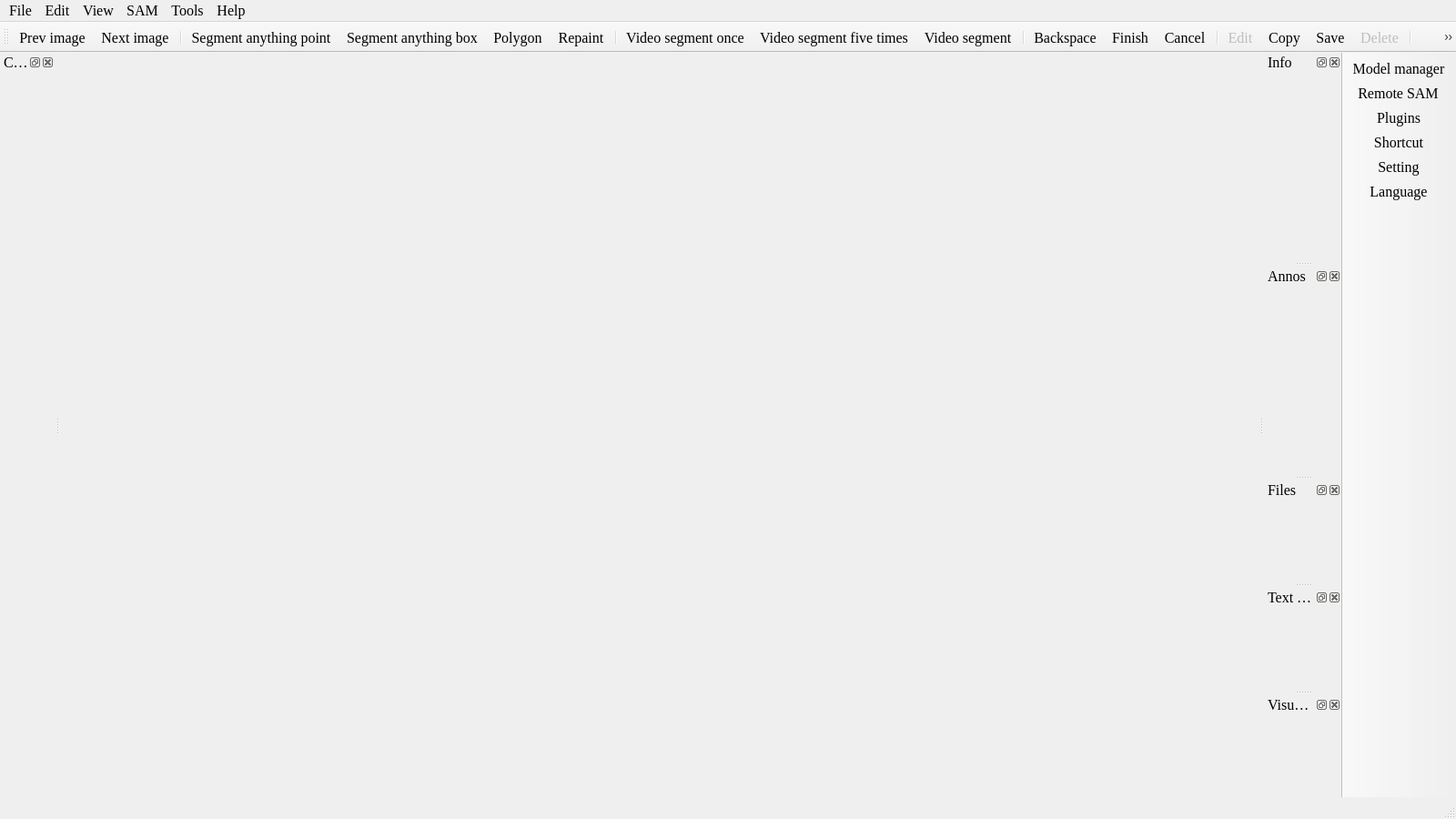
<?xml version="1.0" encoding="UTF-8"?>
<ui version="4.0">
 <class>MainWindow</class>
 <widget class="QMainWindow" name="MainWindow">
  <property name="geometry">
   <rect>
    <x>0</x>
    <y>0</y>
    <width>1600</width>
    <height>900</height>
   </rect>
  </property>
  <property name="minimumSize">
   <size>
    <width>800</width>
    <height>600</height>
   </size>
  </property>
  <property name="font">
   <font>
    <family>Times New Roman</family>
    <pointsize>12</pointsize>
   </font>
  </property>
  <property name="windowTitle">
   <string>ISAT</string>
  </property>
  <property name="windowIcon">
   <iconset resource="../icons.qrc">
    <normaloff>:/icon/icons/yolo-backprop-transparent.svg</normaloff>:/icon/icons/yolo-backprop-transparent.svg</iconset>
  </property>
  <widget class="QWidget" name="centralwidget">
   <layout class="QVBoxLayout" name="verticalLayout">
    <property name="spacing">
     <number>0</number>
    </property>
    <property name="leftMargin">
     <number>0</number>
    </property>
    <property name="topMargin">
     <number>0</number>
    </property>
    <property name="rightMargin">
     <number>0</number>
    </property>
    <property name="bottomMargin">
     <number>0</number>
    </property>
   </layout>
  </widget>
  <widget class="QMenuBar" name="menubar">
   <property name="enabled">
    <bool>true</bool>
   </property>
   <property name="geometry">
    <rect>
     <x>0</x>
     <y>0</y>
     <width>1600</width>
     <height>26</height>
    </rect>
   </property>
   <property name="font">
    <font>
     <family>Times New Roman</family>
     <pointsize>12</pointsize>
    </font>
   </property>
   <property name="autoFillBackground">
    <bool>false</bool>
   </property>
   <property name="defaultUp">
    <bool>false</bool>
   </property>
   <property name="nativeMenuBar">
    <bool>true</bool>
   </property>
   <widget class="QMenu" name="menuFile">
    <property name="font">
     <font>
      <family>Times New Roman</family>
      <pointsize>12</pointsize>
     </font>
    </property>
    <property name="title">
     <string>File</string>
    </property>
    <addaction name="actionImages_dir"/>
    <addaction name="actionLabel_dir"/>
    <addaction name="separator"/>
    <addaction name="actionPrev_image"/>
    <addaction name="actionNext_image"/>
    <addaction name="separator"/>
    <addaction name="actionSetting"/>
    <addaction name="actionExit"/>
   </widget>
   <widget class="QMenu" name="menuView">
    <property name="font">
     <font>
      <family>Times New Roman</family>
      <pointsize>12</pointsize>
     </font>
    </property>
    <property name="title">
     <string>View</string>
    </property>
    <addaction name="separator"/>
    <addaction name="actionPrev_group"/>
    <addaction name="actionNext_group"/>
    <addaction name="actionVisible"/>
    <addaction name="separator"/>
    <addaction name="actionBit_map"/>
    <addaction name="separator"/>
    <addaction name="actionZoom_in"/>
    <addaction name="actionZoom_out"/>
    <addaction name="actionFit_window"/>
    <addaction name="separator"/>
    <addaction name="actionScene_shot"/>
    <addaction name="actionWindow_shot"/>
   </widget>
   <widget class="QMenu" name="menuAbout">
    <property name="font">
     <font>
      <family>Times New Roman</family>
      <pointsize>12</pointsize>
     </font>
    </property>
    <property name="title">
     <string>Help</string>
    </property>
    <addaction name="actionLanguage"/>
    <addaction name="actionShortcut"/>
    <addaction name="actionCreate_a_desktop_shortcut"/>
   </widget>
   <widget class="QMenu" name="menuTools">
    <property name="enabled">
     <bool>true</bool>
    </property>
    <property name="font">
     <font>
      <family>Times New Roman</family>
      <pointsize>12</pointsize>
     </font>
    </property>
    <property name="title">
     <string>Tools</string>
    </property>
    <addaction name="separator"/>
    <addaction name="actionPlugins"/>
    <addaction name="separator"/>
    <addaction name="actionConverter"/>
    <addaction name="actionVideo_to_frames"/>
    <addaction name="actionAuto_segment_with_bounding_box"/>
    <addaction name="actionAnno_validator"/>
    <addaction name="actionProcess_EXIF_tag"/>
   </widget>
   <widget class="QMenu" name="menuEdit">
    <property name="font">
     <font>
      <family>Times New Roman</family>
      <pointsize>12</pointsize>
     </font>
    </property>
    <property name="title">
     <string>Edit</string>
    </property>
    <addaction name="actionSegment_anything_point"/>
    <addaction name="actionSegment_anything_box"/>
    <addaction name="actionPolygon"/>
    <addaction name="actionRepaint"/>
    <addaction name="separator"/>
    <addaction name="actionVideo_segment"/>
    <addaction name="actionVideo_segment_once"/>
    <addaction name="actionVideo_segment_five_times"/>
    <addaction name="separator"/>
    <addaction name="actionBackspace"/>
    <addaction name="actionFinish"/>
    <addaction name="actionCancel"/>
    <addaction name="separator"/>
    <addaction name="actionEdit"/>
    <addaction name="actionDelete"/>
    <addaction name="actionSave"/>
    <addaction name="actionCopy"/>
    <addaction name="separator"/>
    <addaction name="actionTo_top"/>
    <addaction name="actionTo_bottom"/>
    <addaction name="separator"/>
    <addaction name="actionUnion"/>
    <addaction name="actionSubtract"/>
    <addaction name="actionIntersect"/>
    <addaction name="actionExclude"/>
   </widget>
   <widget class="QMenu" name="menuSAM_model">
    <property name="title">
     <string>SAM</string>
    </property>
    <addaction name="actionModel_manage"/>
    <addaction name="separator"/>
    <addaction name="actionRemote_SAM"/>
   </widget>
   <addaction name="menuFile"/>
   <addaction name="menuEdit"/>
   <addaction name="menuView"/>
   <addaction name="menuSAM_model"/>
   <addaction name="menuTools"/>
   <addaction name="menuAbout"/>
  </widget>
  <widget class="QStatusBar" name="statusbar">
   <property name="layoutDirection">
    <enum>Qt::LeftToRight</enum>
   </property>
  </widget>
  <widget class="QToolBar" name="toolBar">
   <property name="font">
    <font>
     <family>Times New Roman</family>
     <pointsize>12</pointsize>
    </font>
   </property>
   <property name="windowTitle">
    <string>toolBar</string>
   </property>
   <property name="iconSize">
    <size>
     <width>24</width>
     <height>24</height>
    </size>
   </property>
   <property name="toolButtonStyle">
    <enum>Qt::ToolButtonIconOnly</enum>
   </property>
   <property name="floatable">
    <bool>false</bool>
   </property>
   <attribute name="toolBarArea">
    <enum>TopToolBarArea</enum>
   </attribute>
   <attribute name="toolBarBreak">
    <bool>false</bool>
   </attribute>
   <addaction name="actionPrev_image"/>
   <addaction name="actionNext_image"/>
   <addaction name="separator"/>
   <addaction name="actionSegment_anything_point"/>
   <addaction name="actionSegment_anything_box"/>
   <addaction name="actionPolygon"/>
   <addaction name="actionRepaint"/>
   <addaction name="separator"/>
   <addaction name="actionVideo_segment_once"/>
   <addaction name="actionVideo_segment_five_times"/>
   <addaction name="actionVideo_segment"/>
   <addaction name="separator"/>
   <addaction name="actionBackspace"/>
   <addaction name="actionFinish"/>
   <addaction name="actionCancel"/>
   <addaction name="separator"/>
   <addaction name="actionEdit"/>
   <addaction name="actionCopy"/>
   <addaction name="actionSave"/>
   <addaction name="actionDelete"/>
   <addaction name="separator"/>
   <addaction name="actionTo_top"/>
   <addaction name="actionTo_bottom"/>
   <addaction name="separator"/>
   <addaction name="actionUnion"/>
   <addaction name="actionSubtract"/>
   <addaction name="actionIntersect"/>
   <addaction name="actionExclude"/>
   <addaction name="separator"/>
   <addaction name="actionZoom_in"/>
   <addaction name="actionZoom_out"/>
   <addaction name="actionFit_window"/>
   <addaction name="actionBit_map"/>
   <addaction name="actionVisible"/>
  </widget>
  <widget class="QDockWidget" name="info_dock">
   <property name="minimumSize">
    <size>
     <width>85</width>
     <height>43</height>
    </size>
   </property>
   <property name="features">
    <set>QDockWidget::AllDockWidgetFeatures</set>
   </property>
   <property name="windowTitle">
    <string>Info</string>
   </property>
   <attribute name="dockWidgetArea">
    <number>2</number>
   </attribute>
   <widget class="QWidget" name="dockWidgetContents_2"/>
  </widget>
  <widget class="QDockWidget" name="annos_dock">
   <property name="minimumSize">
    <size>
     <width>85</width>
     <height>43</height>
    </size>
   </property>
   <property name="features">
    <set>QDockWidget::AllDockWidgetFeatures</set>
   </property>
   <property name="windowTitle">
    <string>Annos</string>
   </property>
   <attribute name="dockWidgetArea">
    <number>2</number>
   </attribute>
   <widget class="QWidget" name="dockWidgetContents_3"/>
  </widget>
  <widget class="QDockWidget" name="files_dock">
   <property name="windowTitle">
    <string>Files</string>
   </property>
   <attribute name="dockWidgetArea">
    <number>2</number>
   </attribute>
   <widget class="QWidget" name="dockWidgetContents"/>
  </widget>
  <widget class="QDockWidget" name="categories_dock">
   <property name="windowTitle">
    <string>Categories</string>
   </property>
   <attribute name="dockWidgetArea">
    <number>1</number>
   </attribute>
   <widget class="QWidget" name="dockWidgetContents_4">
    <layout class="QVBoxLayout" name="verticalLayout_2"/>
   </widget>
  </widget>
  <widget class="QToolBar" name="toolBar_2">
   <property name="windowTitle">
    <string>toolBar_2</string>
   </property>
   <property name="movable">
    <bool>false</bool>
   </property>
   <property name="floatable">
    <bool>false</bool>
   </property>
   <attribute name="toolBarArea">
    <enum>RightToolBarArea</enum>
   </attribute>
   <attribute name="toolBarBreak">
    <bool>false</bool>
   </attribute>
   <addaction name="actionModel_manage"/>
   <addaction name="actionRemote_SAM"/>
   <addaction name="actionPlugins"/>
   <addaction name="actionShortcut"/>
   <addaction name="actionSetting"/>
   <addaction name="actionLanguage"/>
  </widget>
  <widget class="QDockWidget" name="text_prompt_dock">
   <property name="windowTitle">
    <string>Text prompt</string>
   </property>
   <attribute name="dockWidgetArea">
    <number>2</number>
   </attribute>
   <widget class="QWidget" name="dockWidgetContents_5"/>
  </widget>
  <widget class="QDockWidget" name="visual_prompt_dock">
   <property name="windowTitle">
    <string>Visual prompt</string>
   </property>
   <attribute name="dockWidgetArea">
    <number>2</number>
   </attribute>
   <widget class="QWidget" name="dockWidgetContents_7"/>
  </widget>
  <action name="actionImages_dir">
   <property name="icon">
    <iconset resource="../icons.qrc">
     <normaloff>:/icon/icons/照片_pic.svg</normaloff>:/icon/icons/照片_pic.svg</iconset>
   </property>
   <property name="text">
    <string>Images dir</string>
   </property>
   <property name="statusTip">
    <string>Open images dir.</string>
   </property>
  </action>
  <action name="actionZoom_in">
   <property name="icon">
    <iconset resource="../icons.qrc">
     <normaloff>:/icon/icons/放大_zoom-in.svg</normaloff>:/icon/icons/放大_zoom-in.svg</iconset>
   </property>
   <property name="text">
    <string>Zoom in</string>
   </property>
   <property name="statusTip">
    <string>Zoom in.</string>
   </property>
  </action>
  <action name="actionZoom_out">
   <property name="icon">
    <iconset resource="../icons.qrc">
     <normaloff>:/icon/icons/缩小_zoom-out.svg</normaloff>:/icon/icons/缩小_zoom-out.svg</iconset>
   </property>
   <property name="text">
    <string>Zoom out</string>
   </property>
   <property name="statusTip">
    <string>Zoom out.</string>
   </property>
  </action>
  <action name="actionFit_window">
   <property name="icon">
    <iconset resource="../icons.qrc">
     <normaloff>:/icon/icons/全宽_fullwidth.svg</normaloff>:/icon/icons/全宽_fullwidth.svg</iconset>
   </property>
   <property name="text">
    <string>Fit window</string>
   </property>
   <property name="toolTip">
    <string>Fit window</string>
   </property>
   <property name="statusTip">
    <string>Fit window.</string>
   </property>
   <property name="shortcut">
    <string>F</string>
   </property>
  </action>
  <action name="actionSetting">
   <property name="icon">
    <iconset resource="../icons.qrc">
     <normaloff>:/icon/icons/设置_setting-two.svg</normaloff>:/icon/icons/设置_setting-two.svg</iconset>
   </property>
   <property name="text">
    <string>Setting</string>
   </property>
   <property name="statusTip">
    <string>Setting.</string>
   </property>
  </action>
  <action name="actionExit">
   <property name="icon">
    <iconset resource="../icons.qrc">
     <normaloff>:/icon/icons/开关_power.svg</normaloff>:/icon/icons/开关_power.svg</iconset>
   </property>
   <property name="text">
    <string>Exit</string>
   </property>
   <property name="toolTip">
    <string>Exit</string>
   </property>
   <property name="statusTip">
    <string>Exit.</string>
   </property>
  </action>
  <action name="actionLabel_dir">
   <property name="icon">
    <iconset resource="../icons.qrc">
     <normaloff>:/icon/icons/文件夹-开_folder-open.svg</normaloff>:/icon/icons/文件夹-开_folder-open.svg</iconset>
   </property>
   <property name="text">
    <string>Label dir</string>
   </property>
   <property name="statusTip">
    <string>Open label dir.</string>
   </property>
  </action>
  <action name="actionSave">
   <property name="icon">
    <iconset resource="../icons.qrc">
     <normaloff>:/icon/icons/保存_save.svg</normaloff>:/icon/icons/保存_save.svg</iconset>
   </property>
   <property name="text">
    <string>Save</string>
   </property>
   <property name="statusTip">
    <string>Save annotation.</string>
   </property>
   <property name="shortcut">
    <string>S</string>
   </property>
  </action>
  <action name="actionPrev_image">
   <property name="checkable">
    <bool>false</bool>
   </property>
   <property name="icon">
    <iconset resource="../icons.qrc">
     <normaloff>:/icon/icons/上一步_back.svg</normaloff>:/icon/icons/上一步_back.svg</iconset>
   </property>
   <property name="text">
    <string>Prev image</string>
   </property>
   <property name="toolTip">
    <string>Prev image</string>
   </property>
   <property name="statusTip">
    <string>Prev image.</string>
   </property>
   <property name="shortcut">
    <string>A</string>
   </property>
   <property name="menuRole">
    <enum>QAction::TextHeuristicRole</enum>
   </property>
   <property name="priority">
    <enum>QAction::NormalPriority</enum>
   </property>
  </action>
  <action name="actionNext_image">
   <property name="icon">
    <iconset resource="../icons.qrc">
     <normaloff>:/icon/icons/下一步_next.svg</normaloff>:/icon/icons/下一步_next.svg</iconset>
   </property>
   <property name="text">
    <string>Next image</string>
   </property>
   <property name="toolTip">
    <string>Next image</string>
   </property>
   <property name="statusTip">
    <string>Next image.</string>
   </property>
   <property name="shortcut">
    <string>D</string>
   </property>
  </action>
  <action name="actionShortcut">
   <property name="icon">
    <iconset resource="../icons.qrc">
     <normaloff>:/icon/icons/键盘_keyboard-one.svg</normaloff>:/icon/icons/键盘_keyboard-one.svg</iconset>
   </property>
   <property name="text">
    <string>Shortcut</string>
   </property>
  </action>
  <action name="actionSegment_anything_point">
   <property name="icon">
    <iconset resource="../icons.qrc">
     <normaloff>:/icon/icons/M_Favicon.ico</normaloff>:/icon/icons/M_Favicon.ico</iconset>
   </property>
   <property name="text">
    <string>Segment anything point</string>
   </property>
   <property name="toolTip">
    <string>Segment anything point</string>
   </property>
   <property name="statusTip">
    <string>Quick annotate using Segment anything.</string>
   </property>
   <property name="shortcut">
    <string>Q</string>
   </property>
  </action>
  <action name="actionDelete">
   <property name="enabled">
    <bool>false</bool>
   </property>
   <property name="icon">
    <iconset resource="../icons.qrc">
     <normaloff>:/icon/icons/删除_delete.svg</normaloff>:/icon/icons/删除_delete.svg</iconset>
   </property>
   <property name="text">
    <string>Delete</string>
   </property>
   <property name="toolTip">
    <string>Delete polygon</string>
   </property>
   <property name="statusTip">
    <string>Delete polygon.</string>
   </property>
   <property name="shortcut">
    <string>Del</string>
   </property>
  </action>
  <action name="actionBit_map">
   <property name="checkable">
    <bool>false</bool>
   </property>
   <property name="icon">
    <iconset resource="../icons.qrc">
     <normaloff>:/icon/icons/照片_pic.svg</normaloff>:/icon/icons/照片_pic.svg</iconset>
   </property>
   <property name="text">
    <string>Bit map</string>
   </property>
   <property name="statusTip">
    <string>Show instance or segmeent state.</string>
   </property>
   <property name="shortcut">
    <string>Space</string>
   </property>
  </action>
  <action name="actionEdit">
   <property name="enabled">
    <bool>false</bool>
   </property>
   <property name="icon">
    <iconset resource="../icons.qrc">
     <normaloff>:/icon/icons/编辑_edit.svg</normaloff>:/icon/icons/编辑_edit.svg</iconset>
   </property>
   <property name="text">
    <string>Edit</string>
   </property>
   <property name="toolTip">
    <string>Edit polygon</string>
   </property>
   <property name="statusTip">
    <string>Edit polygon attribute.</string>
   </property>
  </action>
  <action name="actionTo_top">
   <property name="enabled">
    <bool>false</bool>
   </property>
   <property name="icon">
    <iconset resource="../icons.qrc">
     <normaloff>:/icon/icons/去顶部_to-top.svg</normaloff>:/icon/icons/去顶部_to-top.svg</iconset>
   </property>
   <property name="text">
    <string>To top</string>
   </property>
   <property name="toolTip">
    <string>Move polygon to top layer</string>
   </property>
   <property name="statusTip">
    <string>Move polygon to top layer.</string>
   </property>
   <property name="shortcut">
    <string>T</string>
   </property>
  </action>
  <action name="actionTo_bottom">
   <property name="enabled">
    <bool>false</bool>
   </property>
   <property name="icon">
    <iconset resource="../icons.qrc">
     <normaloff>:/icon/icons/去底部_to-bottom.svg</normaloff>:/icon/icons/去底部_to-bottom.svg</iconset>
   </property>
   <property name="text">
    <string>To bottom</string>
   </property>
   <property name="toolTip">
    <string>Move polygon to bottom layer</string>
   </property>
   <property name="statusTip">
    <string>Move polygon to bottom layer.</string>
   </property>
   <property name="shortcut">
    <string>B</string>
   </property>
  </action>
  <action name="actionBackspace">
   <property name="icon">
    <iconset resource="../icons.qrc">
     <normaloff>:/icon/icons/删除_delete-two.svg</normaloff>:/icon/icons/删除_delete-two.svg</iconset>
   </property>
   <property name="text">
    <string>Backspace</string>
   </property>
   <property name="toolTip">
    <string>Backspace</string>
   </property>
   <property name="statusTip">
    <string>Backspace.</string>
   </property>
   <property name="shortcut">
    <string>Z</string>
   </property>
  </action>
  <action name="actionCancel">
   <property name="icon">
    <iconset resource="../icons.qrc">
     <normaloff>:/icon/icons/关闭_close-one.svg</normaloff>:/icon/icons/关闭_close-one.svg</iconset>
   </property>
   <property name="text">
    <string>Cancel</string>
   </property>
   <property name="toolTip">
    <string>Cancel annotation</string>
   </property>
   <property name="statusTip">
    <string>Cancel annotation.</string>
   </property>
   <property name="shortcut">
    <string>Esc</string>
   </property>
  </action>
  <action name="actionFinish">
   <property name="icon">
    <iconset resource="../icons.qrc">
     <normaloff>:/icon/icons/校验_check-one.svg</normaloff>:/icon/icons/校验_check-one.svg</iconset>
   </property>
   <property name="text">
    <string>Finish</string>
   </property>
   <property name="toolTip">
    <string>Finish annotation</string>
   </property>
   <property name="statusTip">
    <string>Finish annotation.</string>
   </property>
   <property name="shortcut">
    <string>E</string>
   </property>
  </action>
  <action name="actionPolygon">
   <property name="icon">
    <iconset resource="../icons.qrc">
     <normaloff>:/icon/icons/锚点_anchor.svg</normaloff>:/icon/icons/锚点_anchor.svg</iconset>
   </property>
   <property name="text">
    <string>Polygon</string>
   </property>
   <property name="toolTip">
    <string>Draw polygon</string>
   </property>
   <property name="statusTip">
    <string>Accurately annotate by drawing polygon. </string>
   </property>
   <property name="shortcut">
    <string>C</string>
   </property>
  </action>
  <action name="actionVisible">
   <property name="icon">
    <iconset resource="../icons.qrc">
     <normaloff>:/icon/icons/眼睛_eyes.svg</normaloff>:/icon/icons/眼睛_eyes.svg</iconset>
   </property>
   <property name="text">
    <string>Visible</string>
   </property>
   <property name="toolTip">
    <string>Visible</string>
   </property>
   <property name="statusTip">
    <string>Visible.</string>
   </property>
   <property name="shortcut">
    <string>V</string>
   </property>
  </action>
  <action name="actionModel_manage">
   <property name="icon">
    <iconset resource="../icons.qrc">
     <normaloff>:/icon/icons/列表_list-middle.svg</normaloff>:/icon/icons/列表_list-middle.svg</iconset>
   </property>
   <property name="text">
    <string>Model manager</string>
   </property>
   <property name="iconText">
    <string>Model manager</string>
   </property>
   <property name="toolTip">
    <string>Model manager</string>
   </property>
   <property name="statusTip">
    <string>Model manager.</string>
   </property>
   <property name="whatsThis">
    <string>Model manager.</string>
   </property>
   <property name="font">
    <font>
     <family>Times New Roman</family>
     <pointsize>12</pointsize>
    </font>
   </property>
  </action>
  <action name="actionConverter">
   <property name="icon">
    <iconset resource="../icons.qrc">
     <normaloff>:/icon/icons/转换文件夹1_folder-conversion-one.svg</normaloff>:/icon/icons/转换文件夹1_folder-conversion-one.svg</iconset>
   </property>
   <property name="text">
    <string>Converter</string>
   </property>
  </action>
  <action name="actionAuto_segment_with_bounding_box">
   <property name="icon">
    <iconset resource="../icons.qrc">
     <normaloff>:/icon/icons/M_Favicon.ico</normaloff>:/icon/icons/M_Favicon.ico</iconset>
   </property>
   <property name="text">
    <string>Auto segment with bounding box</string>
   </property>
  </action>
  <action name="actionAnno_validator">
   <property name="icon">
    <iconset resource="../icons.qrc">
     <normaloff>:/icon/icons/检查_inspection.svg</normaloff>:/icon/icons/检查_inspection.svg</iconset>
   </property>
   <property name="text">
    <string>Annos validator</string>
   </property>
  </action>
  <action name="actionCopy">
   <property name="icon">
    <iconset resource="../icons.qrc">
     <normaloff>:/icon/icons/复制_copy.svg</normaloff>:/icon/icons/复制_copy.svg</iconset>
   </property>
   <property name="text">
    <string>Copy</string>
   </property>
   <property name="shortcut">
    <string>Ctrl+C</string>
   </property>
  </action>
  <action name="actionUnion">
   <property name="icon">
    <iconset resource="../icons.qrc">
     <normaloff>:/icon/icons/合并选择_union-selection.svg</normaloff>:/icon/icons/合并选择_union-selection.svg</iconset>
   </property>
   <property name="text">
    <string>Union</string>
   </property>
   <property name="statusTip">
    <string>Select two polygons from the canvas and calculate their union. </string>
   </property>
   <property name="shortcut">
    <string>Ctrl+A</string>
   </property>
  </action>
  <action name="actionSubtract">
   <property name="icon">
    <iconset resource="../icons.qrc">
     <normaloff>:/icon/icons/减去上一层_subtract-selection-one.svg</normaloff>:/icon/icons/减去上一层_subtract-selection-one.svg</iconset>
   </property>
   <property name="text">
    <string>Subtract</string>
   </property>
   <property name="statusTip">
    <string>Select two polygons from the canvas and calculate their subtract. </string>
   </property>
   <property name="shortcut">
    <string>Ctrl+D</string>
   </property>
  </action>
  <action name="actionIntersect">
   <property name="icon">
    <iconset resource="../icons.qrc">
     <normaloff>:/icon/icons/相交选择_intersect-selection.svg</normaloff>:/icon/icons/相交选择_intersect-selection.svg</iconset>
   </property>
   <property name="text">
    <string>Intersect</string>
   </property>
   <property name="statusTip">
    <string>Select two polygons from the canvas and calculate their intersect. </string>
   </property>
   <property name="shortcut">
    <string>Ctrl+Q</string>
   </property>
  </action>
  <action name="actionExclude">
   <property name="icon">
    <iconset resource="../icons.qrc">
     <normaloff>:/icon/icons/排除选择_exclude-selection.svg</normaloff>:/icon/icons/排除选择_exclude-selection.svg</iconset>
   </property>
   <property name="text">
    <string>Exclude</string>
   </property>
   <property name="statusTip">
    <string>Select two polygons from the canvas and calculate their exclude. </string>
   </property>
   <property name="shortcut">
    <string>Ctrl+E</string>
   </property>
  </action>
  <action name="actionVideo_segment">
   <property name="icon">
    <iconset resource="../icons.qrc">
     <normaloff>:/icon/icons/play-all.svg</normaloff>:/icon/icons/play-all.svg</iconset>
   </property>
   <property name="text">
    <string>Video segment</string>
   </property>
   <property name="statusTip">
    <string>Video segment full frames.(only support sam2 model)</string>
   </property>
  </action>
  <action name="actionVideo_segment_once">
   <property name="icon">
    <iconset resource="../icons.qrc">
     <normaloff>:/icon/icons/play-1.svg</normaloff>:/icon/icons/play-1.svg</iconset>
   </property>
   <property name="text">
    <string>Video segment once</string>
   </property>
   <property name="statusTip">
    <string>Video segment the next frame.(only support sam2 model)</string>
   </property>
  </action>
  <action name="actionVideo_segment_five_times">
   <property name="icon">
    <iconset resource="../icons.qrc">
     <normaloff>:/icon/icons/play-5.svg</normaloff>:/icon/icons/play-5.svg</iconset>
   </property>
   <property name="text">
    <string>Video segment five times</string>
   </property>
   <property name="statusTip">
    <string>Video segment next five frames.(only support sam2 model)</string>
   </property>
  </action>
  <action name="actionVideo_to_frames">
   <property name="icon">
    <iconset resource="../icons.qrc">
     <normaloff>:/icon/icons/视频_video-two.svg</normaloff>:/icon/icons/视频_video-two.svg</iconset>
   </property>
   <property name="text">
    <string>Video to frames</string>
   </property>
  </action>
  <action name="actionSegment_anything_box">
   <property name="icon">
    <iconset resource="../icons.qrc">
     <normaloff>:/icon/icons/小矩形_rectangle-small.svg</normaloff>:/icon/icons/小矩形_rectangle-small.svg</iconset>
   </property>
   <property name="text">
    <string>Segment anything box</string>
   </property>
   <property name="statusTip">
    <string>Quick annotate using Segment anything.</string>
   </property>
   <property name="shortcut">
    <string>W</string>
   </property>
  </action>
  <action name="actionPrev_group">
   <property name="icon">
    <iconset resource="../icons.qrc">
     <normaloff>:/icon/icons/上一步_back.svg</normaloff>:/icon/icons/上一步_back.svg</iconset>
   </property>
   <property name="text">
    <string>Prev group</string>
   </property>
   <property name="shortcut">
    <string>`</string>
   </property>
  </action>
  <action name="actionNext_group">
   <property name="icon">
    <iconset resource="../icons.qrc">
     <normaloff>:/icon/icons/下一步_next.svg</normaloff>:/icon/icons/下一步_next.svg</iconset>
   </property>
   <property name="text">
    <string>Next group</string>
   </property>
   <property name="shortcut">
    <string>Ctrl+`</string>
   </property>
  </action>
  <action name="actionRepaint">
   <property name="icon">
    <iconset resource="../icons.qrc">
     <normaloff>:/icon/icons/编辑撰写_writing-fluently.svg</normaloff>:/icon/icons/编辑撰写_writing-fluently.svg</iconset>
   </property>
   <property name="text">
    <string>Repaint</string>
   </property>
   <property name="shortcut">
    <string>R</string>
   </property>
  </action>
  <action name="actionScene_shot">
   <property name="icon">
    <iconset resource="../icons.qrc">
     <normaloff>:/icon/icons/截屏_screenshot-two.svg</normaloff>:/icon/icons/截屏_screenshot-two.svg</iconset>
   </property>
   <property name="text">
    <string>Scene shot</string>
   </property>
   <property name="shortcut">
    <string>P</string>
   </property>
  </action>
  <action name="actionWindow_shot">
   <property name="icon">
    <iconset resource="../icons.qrc">
     <normaloff>:/icon/icons/截屏_screenshot-two.svg</normaloff>:/icon/icons/截屏_screenshot-two.svg</iconset>
   </property>
   <property name="text">
    <string>Window shot</string>
   </property>
   <property name="shortcut">
    <string>Ctrl+P</string>
   </property>
  </action>
  <action name="actionLanguage">
   <property name="icon">
    <iconset resource="../icons.qrc">
     <normaloff>:/icon/icons/中文_chinese.svg</normaloff>:/icon/icons/中文_chinese.svg</iconset>
   </property>
   <property name="text">
    <string>Language</string>
   </property>
  </action>
  <action name="actionRemote_SAM">
   <property name="icon">
    <iconset resource="../icons.qrc">
     <normaloff>:/icon/icons/云运行_link-cloud.svg</normaloff>:/icon/icons/云运行_link-cloud.svg</iconset>
   </property>
   <property name="text">
    <string>Remote SAM</string>
   </property>
   <property name="font">
    <font>
     <family>Times New Roman</family>
     <pointsize>12</pointsize>
    </font>
   </property>
  </action>
  <action name="actionProcess_EXIF_tag">
   <property name="icon">
    <iconset resource="../icons.qrc">
     <normaloff>:/icon/icons/照片_pic.svg</normaloff>:/icon/icons/照片_pic.svg</iconset>
   </property>
   <property name="text">
    <string>Process EXIF tag</string>
   </property>
  </action>
  <action name="actionPlugins">
   <property name="icon">
    <iconset resource="../icons.qrc">
     <normaloff>:/icon/icons/拼图_puzzle.svg</normaloff>:/icon/icons/拼图_puzzle.svg</iconset>
   </property>
   <property name="text">
    <string>Plugins</string>
   </property>
  </action>
  <action name="actionCreate_a_desktop_shortcut">
   <property name="text">
    <string>Create a desktop shortcut</string>
   </property>
  </action>
 </widget>
 <resources>
  <include location="../icons.qrc"/>
 </resources>
 <connections/>
</ui>
